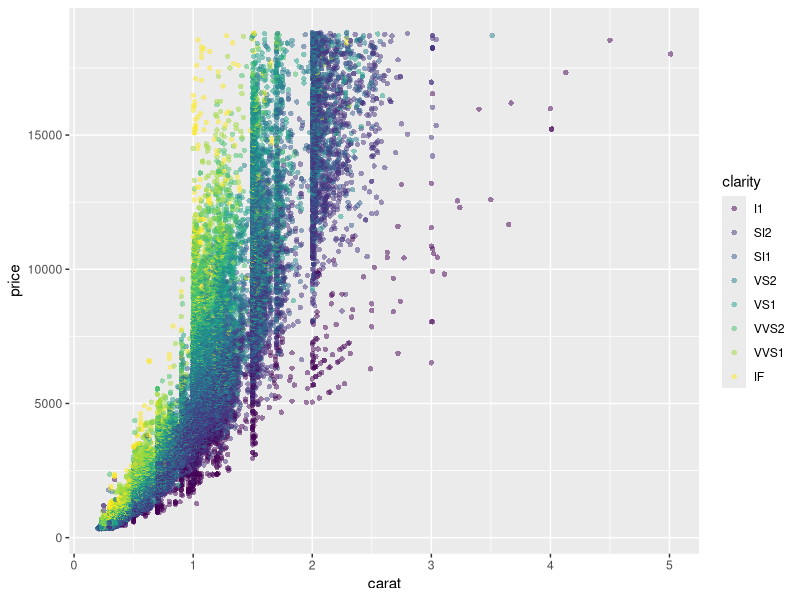
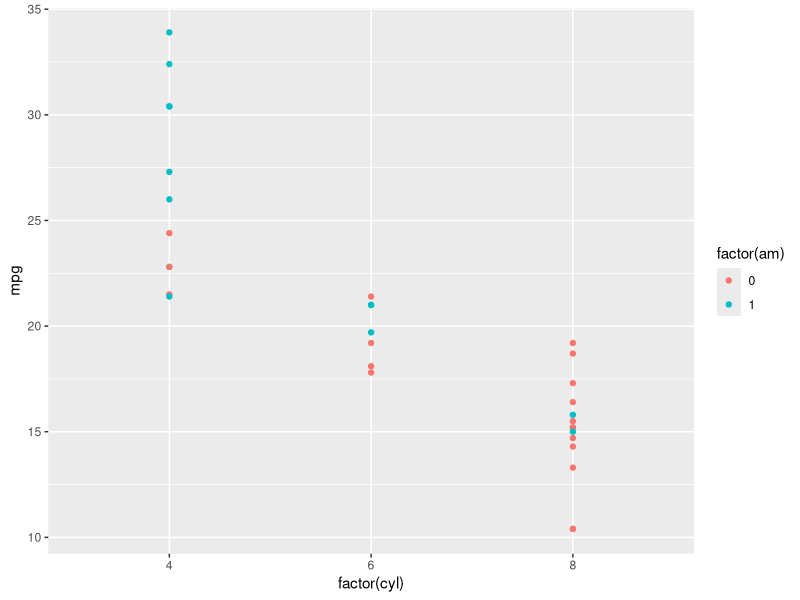
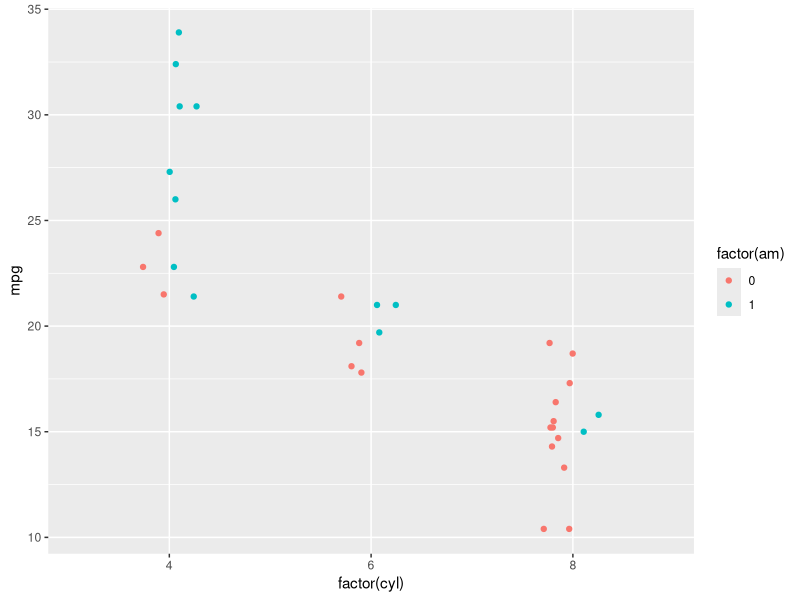
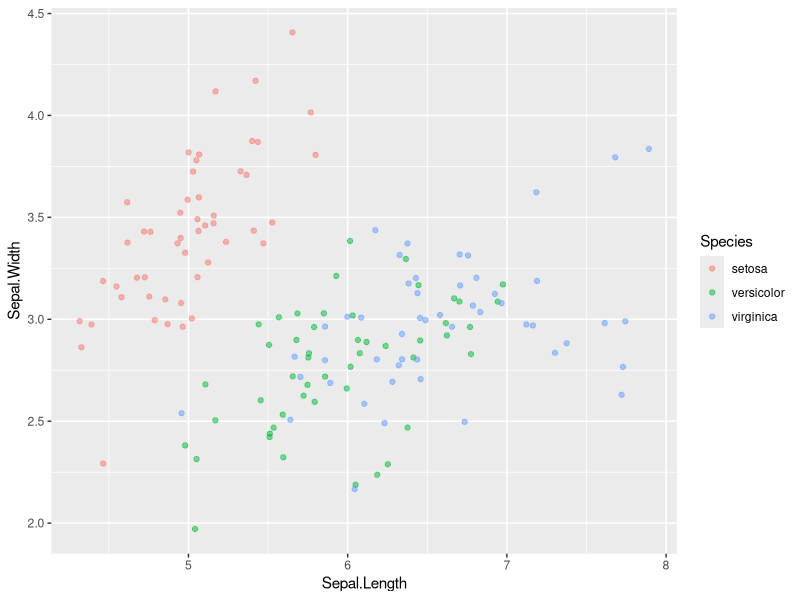
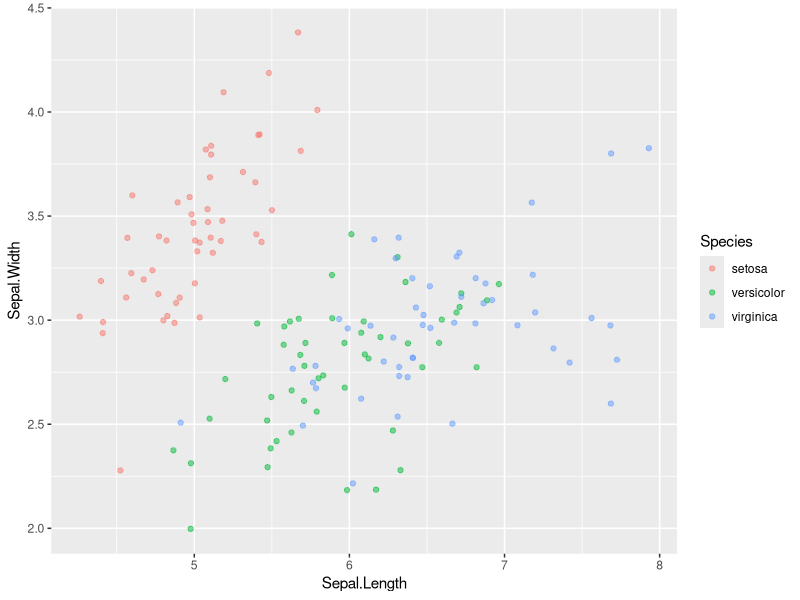
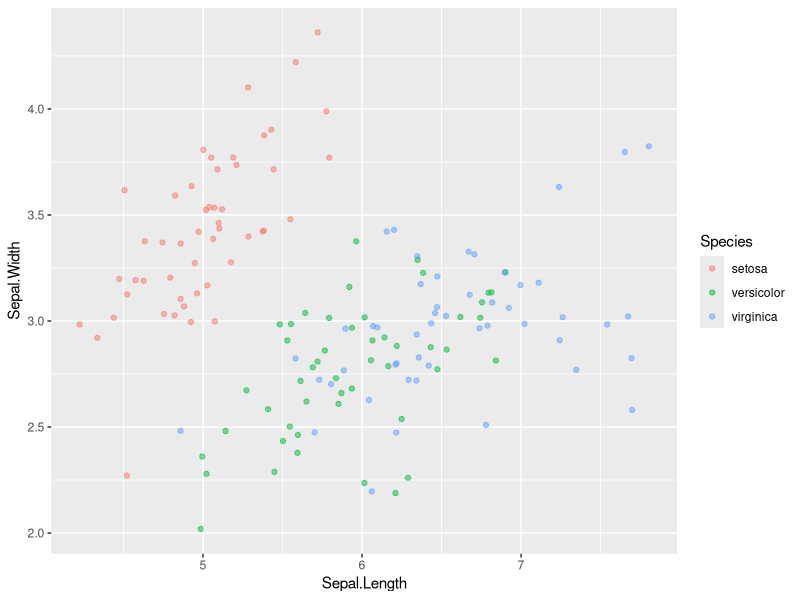
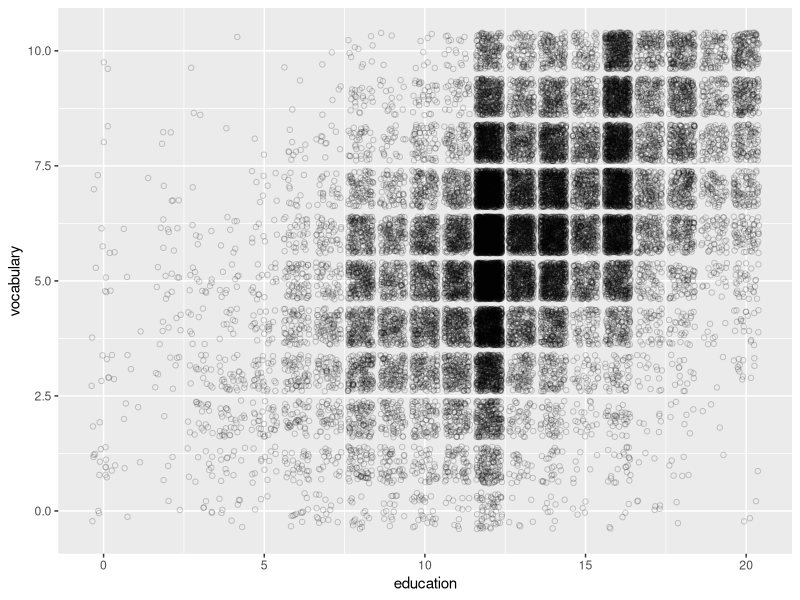
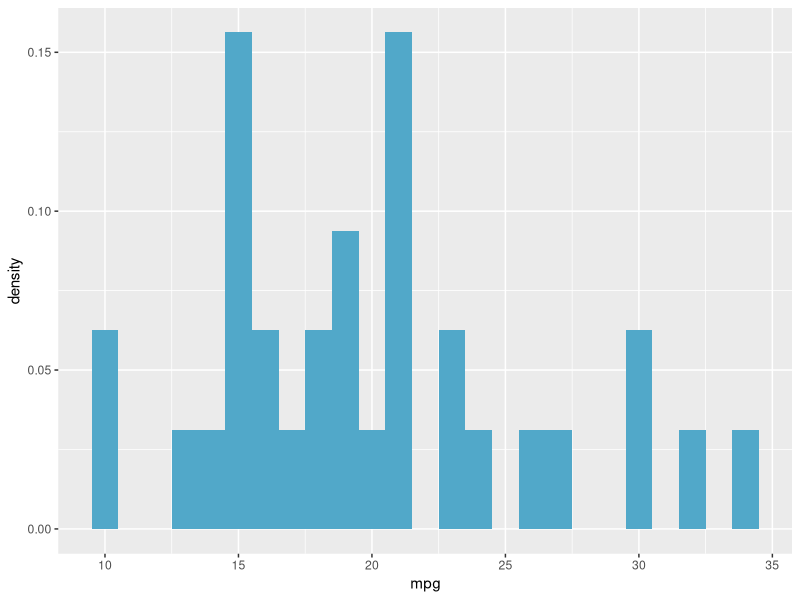

Generate these figures, in order, with R:
library(ggplot2)
library(carData)
# Plot price vs. carat, colored by clarity
plt_price_vs_carat_by_clarity <- ggplot(diamonds, aes(carat, price, 
                                                      color = clarity))

# Set transparency to 0.5
plt_price_vs_carat_by_clarity + geom_point(alpha = 0.5, shape = 16)

#====================================
# Plot base
plt_mpg_vs_fcyl_by_fam <- ggplot(mtcars, 
                                 aes(factor(cyl), mpg, 
                                     color = factor(am)))

# Default points are shown for comparison
plt_mpg_vs_fcyl_by_fam + geom_point()

# Now jitter and dodge the point positions
plt_mpg_vs_fcyl_by_fam + geom_point(position = position_jitterdodge(dodge.width = 0.3, jitter.width = 0.3))
##########################################
ggplot(iris, aes(Sepal.Length, Sepal.Width, color = Species)) +
  # Swap for jitter layer with width 0.1
  geom_jitter(alpha = 0.5, width=0.1)
ggplot(iris, aes(Sepal.Length, Sepal.Width, color = Species)) +
  # Set the position to jitter
  geom_point(alpha = 0.5,
             position='jitter')
ggplot(iris, aes(Sepal.Length, Sepal.Width, color = Species)) +
  # Use a jitter position function with width 0.1
  geom_point(alpha = 0.5,
             position=position_jitter(width=0.1))
#################################
str(Vocab)
ggplot(Vocab, aes(education, vocabulary)) +
  # Set the shape to 1
  geom_jitter(alpha = 0.2, shape=1)
#################################
datacamp_light_blue <- "#51A8C9"

ggplot(mtcars, aes(mpg, ..density..)) +
  # Set the fill color to datacamp_light_blue
  geom_histogram(binwidth = 1, fill = datacamp_light_blue)
#################################
ggplot(mtcars, aes(mpg, fill = factor(am))) +
  # Change the position to fill
  geom_histogram(binwidth = 1, position = "dodge")
ggplot(mtcars, aes(mpg, fill = factor(am))) +
  # Change the position to fill
  geom_histogram(binwidth = 1, position = "fill")
ggplot(mtcars, aes(mpg, fill = factor(am))) +
  # Change the position to identity, with transparency 0.4
  geom_histogram(binwidth = 1, position = "identity", alpha=0.4)
####################################
ggplot(mtcars, aes(factor(cyl), fill = factor(am))) +
  # Change the position to "dodge"
  geom_bar()
ggplot(mtcars, aes(factor(cyl), fill = factor(am))) +
  # Change the position to "fill"
  geom_bar(position="fill")
ggplot(mtcars, aes(factor(cyl), fill = factor(am))) +
  # Change the position to "dodge"
  geom_bar(position="dodge")
#####################################
ggplot(mtcars, aes(cyl, fill = factor(am))) +
  # Set the transparency to 0.6
  geom_bar(position = position_dodge(width = 0.2),
           alpha=0.6)
######################################
# Plot education, filled by vocabulary
ggplot(Vocab, aes(education, fill = vocabulary)) +
  # Add a bar layer with position "fill"
  geom_bar(position = "fill") +
  # Add a brewer fill scale with default palette
  scale_fill_brewer()
######################################
head(economics)
# Change the y-axis to the proportion of the population that is unemployed
ggplot(economics, aes(date, unemploy / pop )) +
  geom_line()